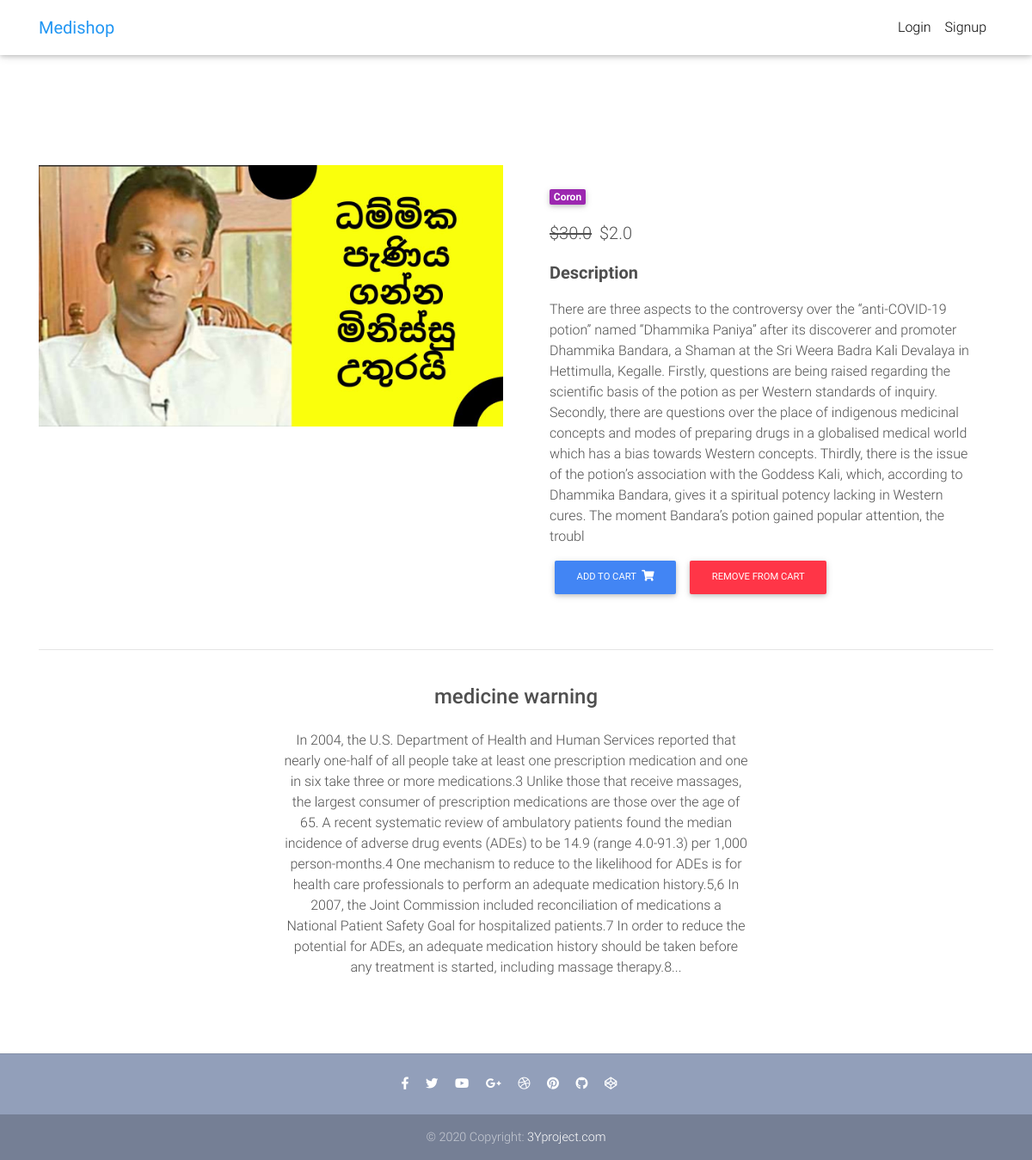
The page /product/corona/ on the database as committed earlier.
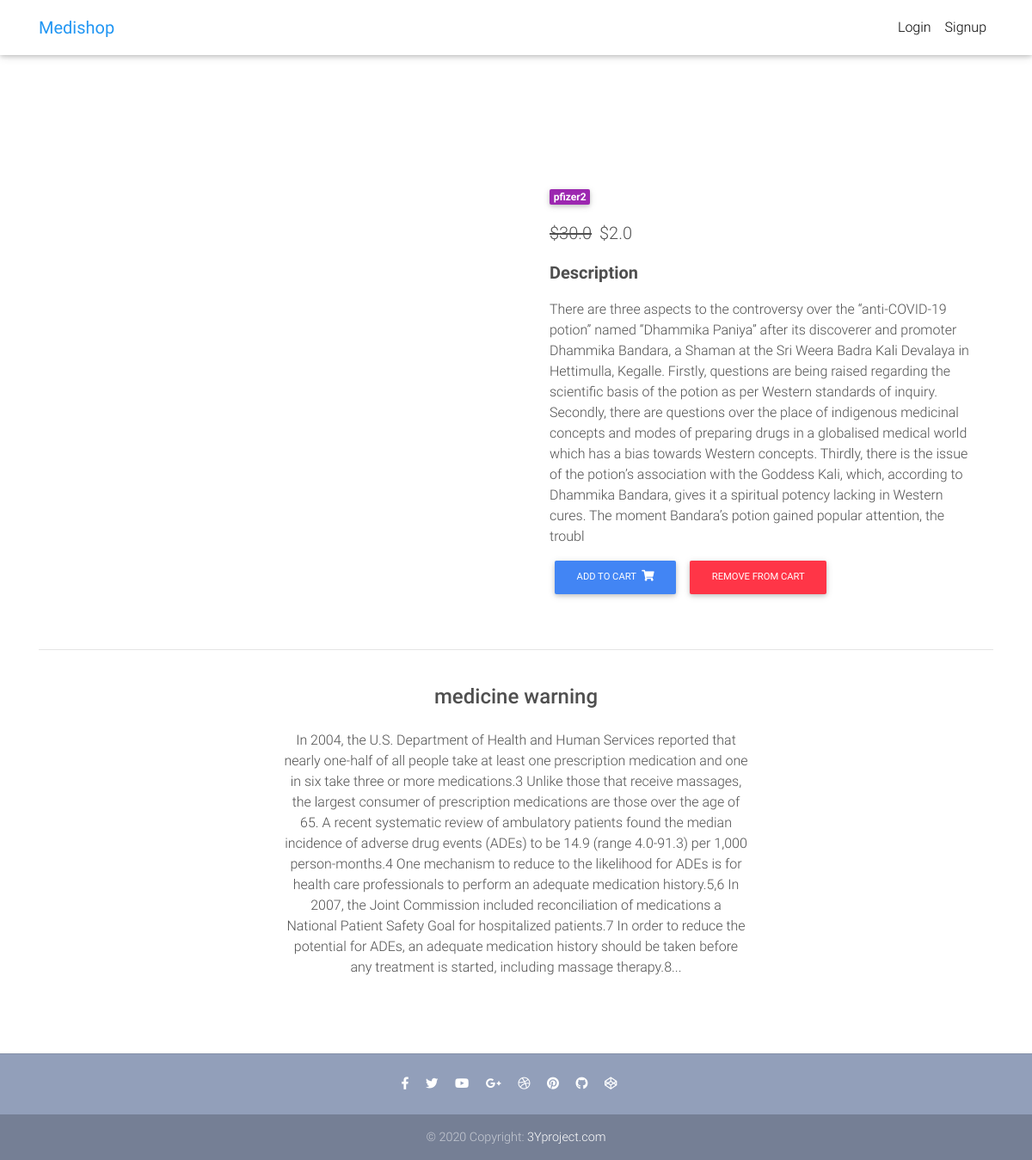
The same page on the database as committed later.
### core/models.py (models this page shows, shortened)
class Item(models.Model):
    title = models.CharField(max_length=100)
    price = models.FloatField()
    discount_price = models.FloatField(blank=True, null=True)
    category = models.CharField(choices=CATEGORY_CHOICES, max_length=2)
    label = models.CharField(choices=LABEL_CHOICES, max_length=1)
    slug = models.SlugField()
    description = models.TextField()
    image = models.ImageField()
    def get_add_to_cart_url(self):
        return reverse("core:add-to-cart", kwargs={
            'slug': self.slug
        })
    def get_remove_from_cart_url(self):
        return reverse("core:remove-from-cart", kwargs={
            'slug': self.slug
        })

### core/views.py (the view)
# urls.py: path('product/<slug>/', ItemDetailView.as_view(), name='product'),
class ItemDetailView(DetailView):
    model = Item
    template_name = "product.html"

### templates/product.html (shortened to what this page needs)
{% extends "base.html" %}
{% block content %}
  <main class="mt-5 pt-4">
    <div class="container dark-grey-text mt-5">
      <div class="row wow fadeIn">
        <div class="col-md-6 mb-4">
          <img src="{{ item.image.url }}" class="img-fluid" alt="">
        </div>
        <div class="col-md-6 mb-4">
          <div class="p-4">
            <div class="mb-3">
              <a href="">
                <span class="badge purple mr-1">{{ object.title }}</span>
              </a>
            </div>
            <p class="lead">
              {% if object.discount_price %}
              <span class="mr-1">
                <del>${{ object.price }}</del>
              </span>
              <span>${{ object.discount_price }}</span>
              {% else %}
              <span>${{ object.price }}</span>
              {% endif %}
            </p>
            <p class="lead font-weight-bold">Description</p>
            <p>{{ object.description }}</p>
            <a href="{{ object.get_add_to_cart_url }}" class="btn btn-primary btn-md my-0 p">
              Add to cart
              <i class="fas fa-shopping-cart ml-1"></i>
            </a>
            <a href="{{ object.get_remove_from_cart_url }}" class="btn btn-danger btn-md my-0 p">
              Remove from cart
            </a>
          </div>
        </div>
      </div>
      <hr>
      <div class="row d-flex justify-content-center wow fadeIn">
        <div class="col-md-6 text-center">
          <h4 class="my-4 h4">medicine warning</h4>
          <p>In 2004, the U.S. Department of Health and Human Services reported that nearly one-half of all people take at least one
          prescription medication and one in six take three or more medications.3 Unlike those that receive massages, the largest
          consumer of prescription medications are those over the age of 65. A recent systematic review of ambulatory patients
          found the median incidence of adverse drug events (ADEs) to be 14.9 (range 4.0-91.3) per 1,000 person-months.4 One
          mechanism to reduce to the likelihood for ADEs is for health care professionals to perform an adequate medication
          history.5,6 In 2007, the Joint Commission included reconciliation of medications a National Patient Safety Goal for
          hospitalized patients.7 In order to reduce the potential for ADEs, an adequate medication history should be taken before
          any treatment is started, including massage therapy.8...</p>
        </div>
      </div>
      <div class="row wow fadeIn">
        <div class="col-lg-4 col-md-12 mb-4">
        </div>
        <div class="col-lg-4 col-md-6 mb-4">
        </div>
        <div class="col-lg-4 col-md-6 mb-4">
        </div>
      </div>
    </div>
  </main>
{% endblock content %}

### templates/base.html (shortened to what this page needs)
{% load static %}
<!DOCTYPE html>
<html lang="en">
<head>
  <link rel="stylesheet" href="https://use.fontawesome.com/releases/v5.8.1/css/all.css">
  <link href="{% static 'css/bootstrap.min.css' %}" rel="stylesheet">
  <link href="{% static 'css/mdb.min.css' %}" rel="stylesheet">
  <link href="{% static 'css/style.min.css' %}" rel="stylesheet">
</head>
{% include "navbar.html" %}
<body>
    <div class="mt-5 pt-4">
    </div>
    {% block content %}
    {% endblock content %}
    {% include "footer.html" %}
</body>
</html>

### templates/navbar.html (shortened to what this page needs)
{% load cart_template_tags %}
<nav class="navbar fixed-top navbar-expand-lg navbar-light white scrolling-navbar">
    <div class="container">
      <a class="navbar-brand waves-effect" href="/">
        <strong class="blue-text">Medishop</strong>
      </a>
      <div class="collapse navbar-collapse" id="navbarSupportedContent">
        <ul class="navbar-nav nav-flex-icons">
          {% if request.user.is_authenticated %}
          <li class="nav-item">
            <a href="{% url 'core:order-summary' %}" class="nav-link waves-effect">
              <span class="badge red z-depth-1 mr-1"> {{ request.user|cart_item_count }} </span>
              <i class="fas fa-shopping-cart"></i>
              <span class="clearfix d-none d-sm-inline-block"> Cart </span>
            </a>
          </li>
          <li class="nav-item">
            <a class="nav-link waves-effect" href="{% url 'account_logout' %}">
              <span class="clearfix d-none d-sm-inline-block"> Logout </span>
            </a>
          </li>
          {% else %}
          <li class="nav-item">
            <a class="nav-link waves-effect" href="{% url 'account_login' %}">
              <span class="clearfix d-none d-sm-inline-block"> Login </span>
            </a>
          </li>
          <li class="nav-item">
            <a class="nav-link waves-effect" href="{% url 'account_signup' %}">
              <span class="clearfix d-none d-sm-inline-block"> Signup </span>
            </a>
          </li>
          {% endif %}
        </ul>
      </div>
    </div>
  </nav>

### templates/footer.html
<footer class="page-footer text-center font-small mt-4 wow fadeIn">
    <hr class="my-4">
    <div class="pb-4">
      <a href="https://www.facebook.com/mdbootstrap" target="_blank">
        <i class="fab fa-facebook-f mr-3"></i>
      </a>
      <a href="https://twitter.com/MDBootstrap" target="_blank">
        <i class="fab fa-twitter mr-3"></i>
      </a>
      <a href="https://www.youtube.com/watch?v=7MUISDJ5ZZ4" target="_blank">
        <i class="fab fa-youtube mr-3"></i>
      </a>
      <a href="https://plus.google.com/u/0/b/107863090883699620484" target="_blank">
        <i class="fab fa-google-plus-g mr-3"></i>
      </a>
      <a href="https://dribbble.com/mdbootstrap" target="_blank">
        <i class="fab fa-dribbble mr-3"></i>
      </a>
      <a href="https://pinterest.com/mdbootstrap" target="_blank">
        <i class="fab fa-pinterest mr-3"></i>
      </a>
      <a href="https://github.com/mdbootstrap/bootstrap-material-design" target="_blank">
        <i class="fab fa-github mr-3"></i>
      </a>
      <a href="http://codepen.io/mdbootstrap/" target="_blank">
        <i class="fab fa-codepen mr-3"></i>
      </a>
    </div>
    <div class="footer-copyright py-3">
      © 2020 Copyright:
      <a href="https://www.google.com" target="_blank"> 3Yproject.com </a>
    </div>
  </footer>

### templates/scripts.html (shortened to what this page needs)
{% load static %}

### templates/base.html (style rules this page uses)
html, body, header, .carousel { height: 60vh; }

Rows that differ between the two databases and show on the page:
changed Item: title "Coron" → "pfizer2"; image: picture removed
